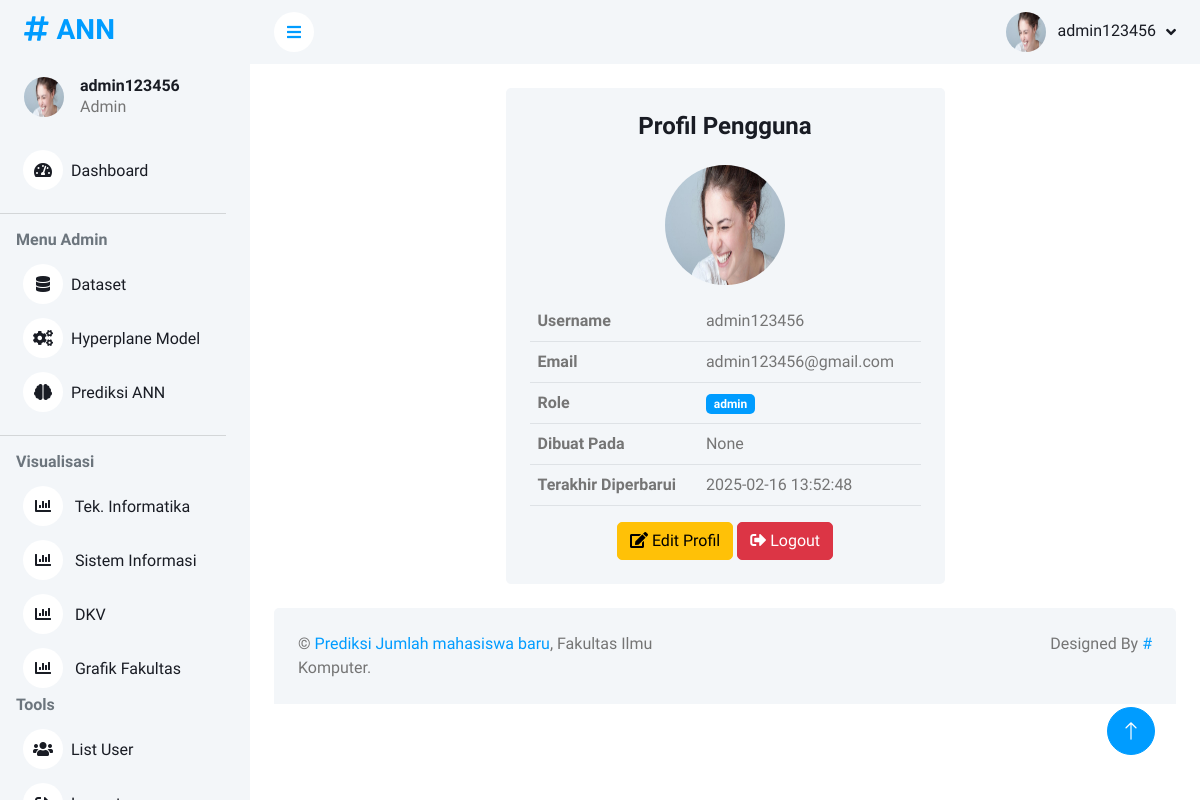
The page /profile (signed in) on the database its author committed.
### tables this page shows
CREATE TABLE t_user (
            id INTEGER PRIMARY KEY AUTOINCREMENT,
            username TEXT UNIQUE NOT NULL,
            password TEXT NOT NULL,
            role TEXT CHECK(role IN ('admin', 'pimpinan', 'guest')) NOT NULL
        , email TEXT, foto TEXT, created_at TIMESTAMP, updated_at TIMESTAMP);

### app/view.py (the view)
@app.route('/profile')
def profile():
    if 'username' not in session:
        return redirect(url_for('signin'))
    username = session['username']
    conn = getConnectionDB()
    cursor = conn.cursor()
    cursor.execute("SELECT username, email, role, foto, created_at, updated_at FROM t_user WHERE username = ?", (username,))
    user = cursor.fetchone()
    conn.close()
    if user:
        user_data = {
            'username': user[0],
            'email': user[1],
            'role': user[2],
            'foto': user[3],
            'created_at': user[4],
            'updated_at': user[5] if user[5] else 'Belum diperbarui'
        }
    else:
        user_data = {}
    return render_template('profile.html', user=user_data)

### app/conf.py (called while the page is built)
def getConnectionDB():
    try:
        conn = sqlite3.connect(DB_PATH, timeout=10)
        return conn
    except Exception as e:
        return f"Kesalahan : {e}"

### app/view.py (called while the page is built)
@app.before_request
def check_login():
    allowed_routes = ['signin', 'static']
    if 'username' not in session and request.endpoint not in allowed_routes:
        return redirect(url_for('signin'))

### app/templates/profile.html (shortened to what this page needs)
{% extends 'layouts/layout.html' %}
{% block content %}
<div class="container-fluid pt-4 px-4">
    <div class="row g-4 justify-content-center">
        <div class="col-md-6">
            <div class="bg-light rounded p-4">
                <h4 class="mb-4 text-center">Profil Pengguna</h4>
                <div class="text-center">
                    <img class="rounded-circle mb-3"
                         src="{% if user.foto %}{{ url_for('static', filename='uploads/user/' + user.username + '/' + user.foto) }}{% else %}{{ url_for('static', filename='img/user.jpg') }}{% endif %}"
                         alt="Foto Profil"
                         style="width: 120px; height: 120px;">
                </div>
                <table class="table">
                    <tr>
                        <th>Username</th>
                        <td>{{ user.username }}</td>
                    </tr>
                    <tr>
                        <th>Email</th>
                        <td>{{ user.email }}</td>
                    </tr>
                    <tr>
                        <th>Role</th>
                        <td><span class="badge bg-primary">{{ user.role }}</span></td>
                    </tr>
                    <tr>
                        <th>Dibuat Pada</th>
                        <td>{{ user.created_at }}</td>
                    </tr>
                    <tr>
                        <th>Terakhir Diperbarui</th>
                        <td>{{ user.updated_at }}</td>
                    </tr>
                </table>
                <div class="text-center mt-3">
                    <a href="{{ url_for('edit_profile') }}" class="btn btn-warning"><i class="fa fa-edit"></i> Edit Profil</a>
                    <a href="{{ url_for('logout') }}" class="btn btn-danger"><i class="fa fa-sign-out-alt"></i> Logout</a>
                </div>
            </div>
        </div>
    </div>
</div>
{% endblock %}

### app/templates/layouts/includes/menu_admin.html
<div class="sidebar pe-4 pb-3">
    <nav class="navbar bg-light navbar-light">
        <a href="{{ url_for('index') }}" class="navbar-brand mx-4 mb-3">
            <h3 class="text-primary"><i class="fa fa-hashtag me-2"></i>ANN</h3>
        </a>
        <div class="d-flex align-items-center ms-4 mb-4">
            <div class="position-relative">
                {% if session.get('foto') %}
                    <img class="rounded-circle"
                         src="{{ url_for('static', filename='uploads/user/' + session['username'] + '/' + session['foto']) }}"
                         alt="Foto Profil"
                         style="width: 40px; height: 40px;">
                {% else %}
                    <img class="rounded-circle"
                         src="{{ url_for('static', filename='img/user.jpg') }}"
                         alt="Default Profil"
                         style="width: 40px; height: 40px;">
                {% endif %}
            </div>
            <div class="ms-3">
                <h6 class="mb-0">{{ session['username'] }}</h6>
                <span>{{ session['role'].capitalize() }}</span>
            </div>
        </div>
        <div class="navbar-nav w-100">
            <a href="{{ url_for('index') }}" class="nav-item nav-link"><i class="fa fa-tachometer-alt me-2"></i>Dashboard</a>
            {% if session['role'] == 'admin' %}
            <hr>
            <h6 class="text-muted ms-3">Menu Admin</h6>
            <a href="/dataset" class="nav-item nav-link"><i class="fa fa-database me-2"></i>Dataset</a>
            <a href="{{ url_for('hyperplane') }}" class="nav-item nav-link">
                <i class="fa fa-cogs me-2"></i>Hyperplane Model
            </a>
            <a href="{{ url_for('prediksi') }}" class="nav-item nav-link"><i class="fa fa-brain me-2"></i>Prediksi ANN</a>
            {% endif %}
            {% if session['role'] in ['admin', 'pimpinan'] %}
            <hr>
            <h6 class="text-muted ms-3">Visualisasi</h6>
            <a href="{{ url_for('visualisasi_ti') }}" class="nav-item nav-link"><i class="fa fa-chart-bar me-2"></i> Tek. Informatika</a>
            <a href="{{ url_for('visualisasi_si') }}" class="nav-item nav-link"><i class="fa fa-chart-bar me-2"></i> Sistem Informasi</a>
            <a href="{{ url_for('visualisasi_dkv') }}" class="nav-item nav-link"><i class="fa fa-chart-bar me-2"></i> DKV</a>
            <a href="{{ url_for('visualisasi_fakultas') }}" class="nav-item nav-link"><i class="fa fa-chart-bar me-2"></i> Grafik Fakultas</a>
            {% endif %}
            <h6 class="text-muted ms-3">Tools</h6>
            {% if session['role'] in ['admin', 'pimpinan'] %}
            <a href="{{ url_for('list_user') }}" class="nav-item nav-link"><i class="fa fa-users me-2"></i>List User</a>
            {% endif %}
            <a href="{{ url_for('logout') }}" class="nav-item nav-link"><i class="fa fa-sign-out-alt me-2"></i>Logout</a>
        </div>
    </nav>
</div>

### app/templates/layouts/includes/navbar.html (shortened to what this page needs)
<nav class="navbar navbar-expand bg-light navbar-light sticky-top px-4 py-0">
    <a href="#" class="sidebar-toggler flex-shrink-0">
        <i class="fa fa-bars"></i>
    </a>
    <div class="navbar-nav align-items-center ms-auto">
        <div class="nav-item dropdown">
            <a href="#" class="nav-link dropdown-toggle" data-bs-toggle="dropdown">
                {% if session.get('foto') %}
                    <img class="rounded-circle me-lg-2"
                         src="{{ url_for('static', filename='uploads/user/' + session['username'] + '/' + session['foto']) }}"
                         alt="Foto Profil"
                         style="width: 40px; height: 40px;">
                {% else %}
                    <img class="rounded-circle me-lg-2"
                         src="{{ url_for('static', filename='img/user.jpg') }}"
                         alt="Default Profil"
                         style="width: 40px; height: 40px;">
                {% endif %}
                <span class="d-none d-lg-inline-flex">{{ session['username'] }}</span>
            </a>
        </div>
    </div>
</nav>

### app/static/css/style.css (style rules this page uses)
:root { --primary: #009CFF; --light: #F3F6F9; --dark: #191C24; }
.btn { transition: .5s; }
.sidebar { position: fixed; top: 0; left: 0; bottom: 0; width: 250px; height: 100vh; overflow-y: auto; background: var(--light); transition: 0.5s; z-index: 999; }
@media (min-width: 992px) { .sidebar { margin-left: 0; } }
.sidebar .navbar .navbar-nav .nav-link { padding: 7px 20px; color: var(--dark); font-weight: 500; border-left: 3px solid var(--light); border-radius: 0 30px 30px 0; outline: none; }
.sidebar .navbar .navbar-nav .nav-link i { width: 40px; height: 40px; display: inline-flex; align-items: center; justify-content: center; background: #FFFFFF; border-radius: 40px; }
.content .navbar .navbar-nav .nav-link { margin-left: 25px; padding: 12px 0; color: var(--dark); outline: none; }
.content .navbar .sidebar-toggler, .content .navbar .navbar-nav .nav-link i { width: 40px; height: 40px; display: inline-flex; align-items: center; justify-content: center; background: #FFFFFF; border-radius: 40px; }
.content .navbar .dropdown-toggle::after { margin-left: 6px; vertical-align: middle; border: none; content: "\f107"; font-family: "Font Awesome 5 Free"; font-weight: 900; transition: .5s; }

### rows shown on the page
t_user: username "admin123456", role "Admin", username+foto (picture), email "admin123456@gmail.com", role "admin", updated_at "2025-02-16 13:52:48"

### other values the page prints
{{ user.created_at }} "None"
